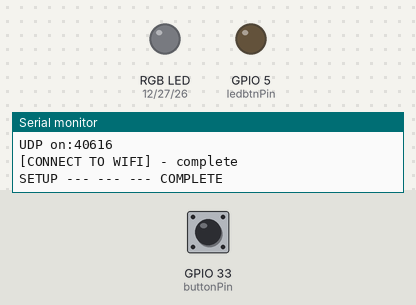
This sketch was run on a simulated ESP32. Shown: an RGB LED mixed from three pins (HIGH = lit), output pins drawn as LEDs (lit = HIGH), the last lines printed to the serial monitor. Inputs (shaded band) come from the test bench; at power-on: GPIO 33 (buttonPin) LOW. WiFi joins after 1.5 s; servers stay silent unless stated.

Above: at 3.1 s.
3.2 s: GPIO 33 (buttonPin) pulled HIGH for 3.2 s
At 4.4 s:
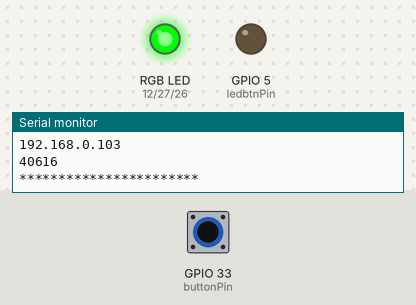
8.7 s: GPIO 33 (buttonPin) pulled HIGH for 0.15 s
At 11.3 s:
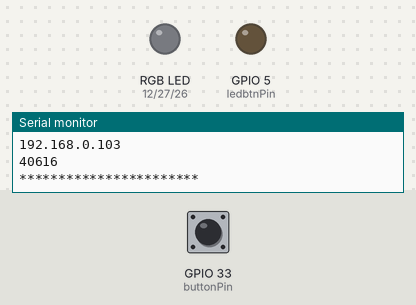
11.8 s: GPIO 33 (buttonPin) pulled HIGH for 1 s
At 12.1 s:
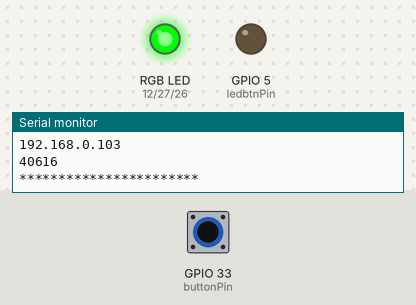
Timing chart, 0 to 15.3 s (numbered marks = the images above; inputs shaded):
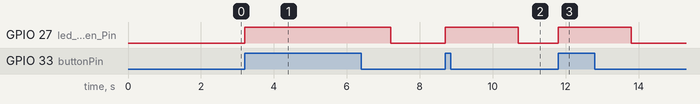

Measured:
- after the input at 3.2 s, GPIO 27 (led_green_Pin): LOW → HIGH at once, → LOW 4.0 s later
- after the input at 8.7 s, GPIO 27 (led_green_Pin): LOW → HIGH at once, → LOW 2.0 s later
- after the input at 11.8 s, GPIO 27 (led_green_Pin): LOW → HIGH at once, → LOW 2.0 s later

The sketch:

Esp_Btn_V1.ino
```cpp
#include <Arduino.h>
#include <WiFi.h>
#include <WiFiUdp.h>

// ------------------- WIFI SETTINGS

// Physical Metaverse 2.4GHz
IPAddress default_gateway(192, 168, 0, 1);   // IP Address of your WiFi Router (Gateway)
IPAddress default_subnet(255, 255, 255, 0);  // Subnet mask
IPAddress default_primaryDNS(8, 8, 8, 8);    // DNS 1
const IPAddress baseIP(192, 168, 0, 103);    //CAMBIO CON IP PC

// WIFI Name & pwd
#define WIFI_SSID "Rete Tino 2.4Ghz"  // name of your wifi
#define WIFI_PSW "Earthbound"                  // password of your wifi

// UDP
#define MY_UDP_PORT 40616
#define IN_SIZE 255
#define OUT_SIZE 255

// COMMUNICATION
#define EMPTY_STRING ' '
#define DELIMITER '_'

// DEFAULT LED PINS
const uint8_t default_ledPinOn = 27;        // digital GPIO27
const uint8_t default_ledPinWiFi = 14;      // digital GPIO14
const uint8_t default_ledPinFunction = 12;  // digital GPIO12
WiFiUDP UDP;
char in_packet[IN_SIZE];
char out_packet[OUT_SIZE];

// ESP STATIC IP -> uno diverso per ogni esp
const IPAddress localIP(192, 168, 0, 5);  //Physical Metaverse 2.4GHz


// ------------------- WIFI
void setup_wifi() {

  // Prevent connecting to wifi based on previous configuration
  WiFi.disconnect();

  // setup with STATIC IP
  bool wifi_configured = false;
  while (!wifi_configured) {
    Serial.println("CONNECTING");
    if (!WiFi.config(localIP, default_gateway, default_subnet, default_primaryDNS)) {
      Serial.println("[CONNECT TO WIFI] - failed to configure STATIC IP");
      // blink fast to signal failed STATIC IP setup

      delay(1000);
    } else {
      wifi_configured = true;
      Serial.println("[CONNECT TO WIFI] - configured STATIC IP");
    }
  }

  // set the ESP32 to be a WiFi-client
  WiFi.mode(WIFI_STA);
  WiFi.begin(WIFI_SSID, WIFI_PSW);

  // Attempting connection to WiFi
  Serial.println("Trying to connect ...");
  while (WiFi.status() != WL_CONNECTED) {

    // blink the WIFI led while awaiting for connection once (per loop)
    // NB the "blink_led" method contains the delay

    Serial.print(" .. not yet connected - current wifi status/connected status: ");
    Serial.print(WiFi.status());
    Serial.println("/");
    Serial.println(WL_CONNECTED);
  }

  // notify being connected to WiFi;
  Serial.print("Connected to Local Network - ESP IP: ");
  Serial.println(WiFi.localIP());

  WiFi.setAutoReconnect(true);
  WiFi.persistent(true);

  // Begin listening to UDP port
  UDP.begin(MY_UDP_PORT);
  Serial.print("UDP on:");
  Serial.println(MY_UDP_PORT);

  // turn WIFI led ON: WIFI connection successful

  Serial.println("[CONNECT TO WIFI] - complete\n");
}

char read_UDP() {
  int packetSize = UDP.parsePacket();

  char msg;

  if (packetSize) {
    Serial.print("Received packet! Size: ");
    Serial.println(packetSize);
    int len = UDP.read(in_packet, 10);  // the value is written in the BUFFER specificed as the first argument ("in_packet" in our case)

    msg = (char)in_packet[0];
    Serial.println(msg);
  }

  return msg;
}

void sendMsg(String msg, IPAddress ip, int port) {
  Serial.println("***********************");
  Serial.println(ip);
  Serial.println(port);
  Serial.println("***********************");
  UDP.beginPacket(ip, port);
  UDP.print(msg);
  UDP.endPacket();
}

// ------------------- VARIABLES

int buttonState = 0;
int buttonPin = 33;      //22 N_7, N_3 | 27 - N_2 | 33-N_5 N_1 N_4, N_6
int ledbtnPin = 5;       //pin 5- N_2
int led_blue_Pin = 26;   //26 - N_5 N_1 N_4, N_6 | 14 - N_7, N_3
int led_green_Pin = 27;  //27 - N_5 N_1 N_4, N_6 | 12 - N_7, N_3
int led_red_Pin = 12;    //12 - N_5 N_1 N_4, N_6 | 13 - N_7, N_3

bool btn_high = false;
int counter;

// ------------------- MAIN

void setup() {

  // SERIAL
  Serial.begin(115200);
  delay(200);


  pinMode(buttonPin, INPUT);
  pinMode(led_blue_Pin, OUTPUT);
  pinMode(led_green_Pin, OUTPUT);
  pinMode(led_red_Pin, OUTPUT);
  pinMode(ledbtnPin, OUTPUT);
  digitalWrite(ledbtnPin, LOW);

  Serial.println("SETUP --- --- --- BEGIN");

  setup_wifi();
  delay(200);

  Serial.println("SETUP --- --- --- COMPLETE");
}

void loop() {

  // read the state of the pushbutton value
  buttonState = digitalRead(buttonPin);

  // check if the pushbutton is pressed.
  // if it is, the buttonState is HIGH
  if (buttonState == HIGH) {

    // turn LED on

    sendMsg("0", baseIP, MY_UDP_PORT);
    if (!btn_high) {
      btn_high = true;

      //------------RIGHT-------------------------------

      //RIGHT GREEN LED
      /*digitalWrite(ledbtnPin, HIGH);
      delay(2000);
      digitalWrite(ledbtnPin, LOW);
      */

      //RIGHT RGB LED
      digitalWrite(led_blue_Pin, LOW);
      digitalWrite(led_red_Pin, LOW);
      digitalWrite(led_green_Pin, HIGH);
      delay(2000);
      digitalWrite(led_green_Pin, LOW);

      //------------WRONG-------------------------------

      /*counter = 5;
      digitalWrite(led_blue_Pin, LOW);
      digitalWrite(led_green_Pin, LOW);
      while(counter > 0){
      digitalWrite(led_red_Pin,HIGH);
      delay(300);
      digitalWrite(led_red_Pin, LOW);
      delay(300);
      counter--;
      }*/

      btn_high = false;
    }
  }
}
```
